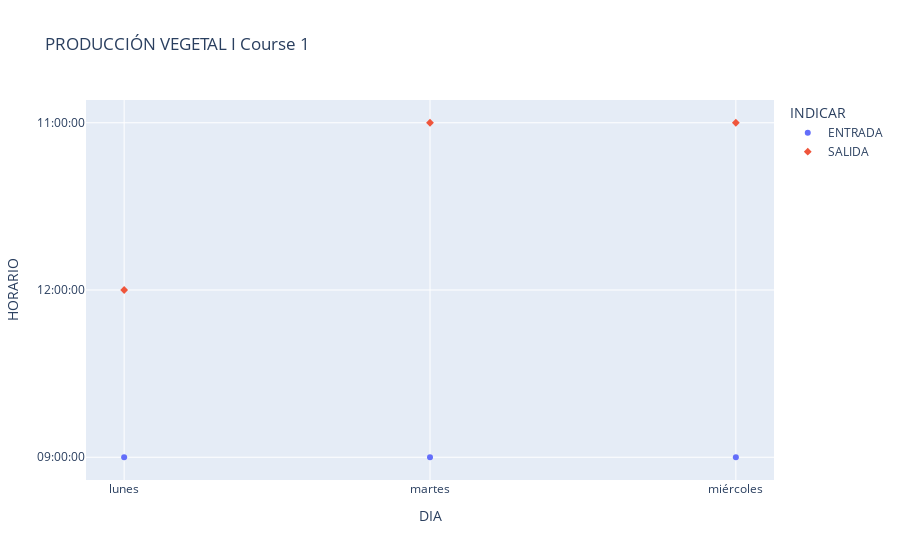
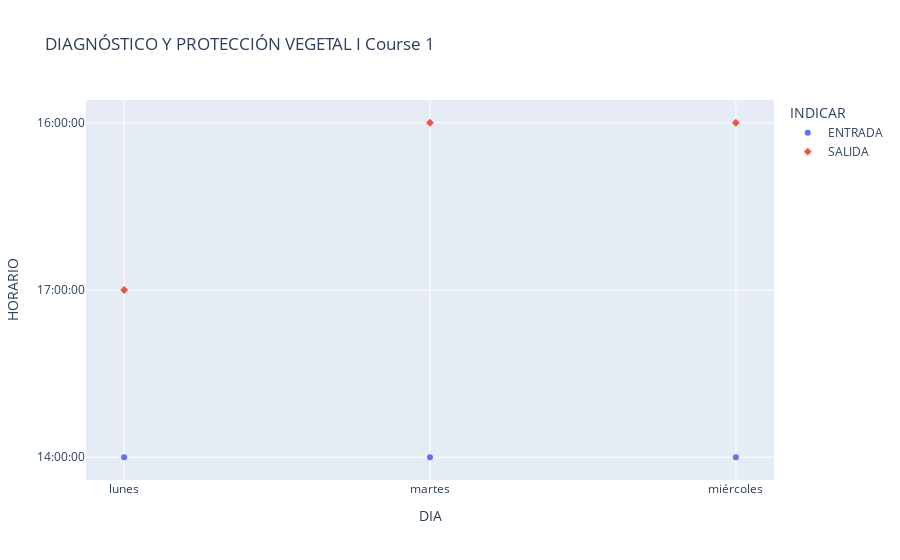
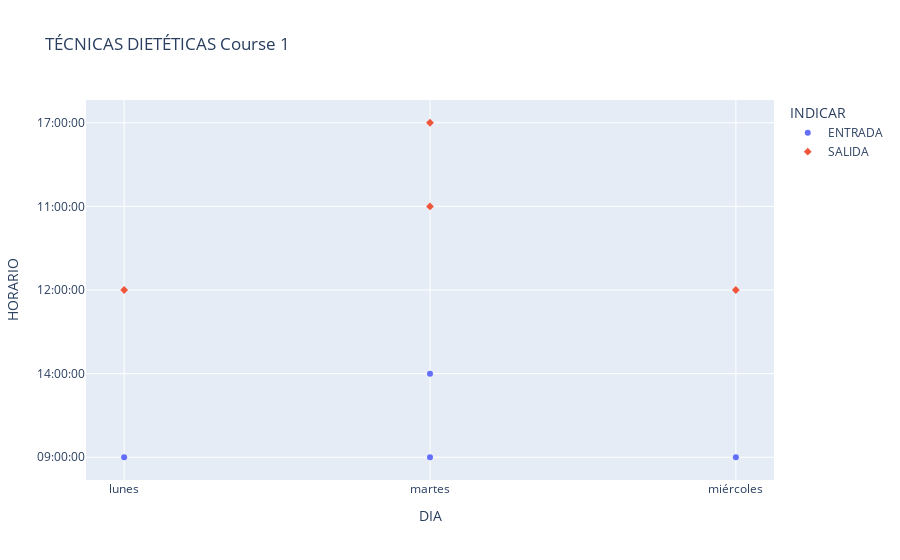
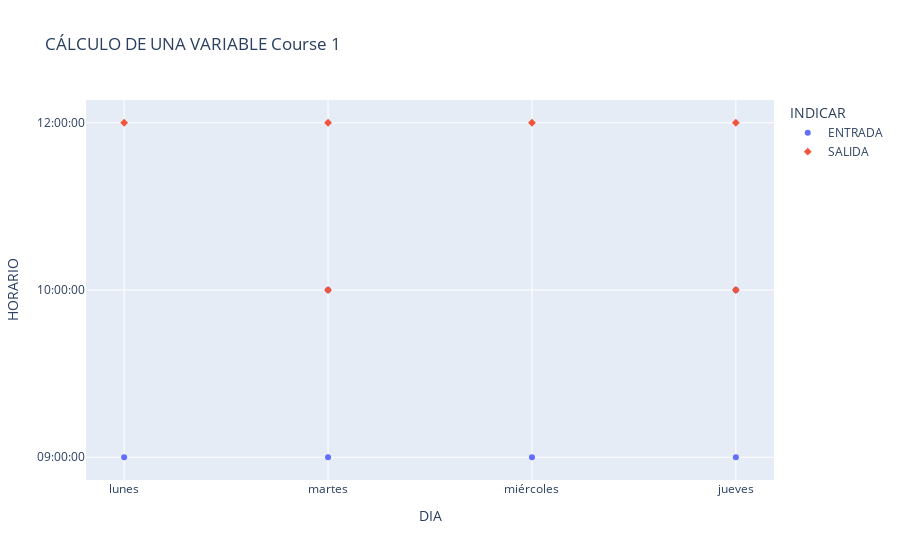

Notebook code for these charts, in order:
### Code cell
import plotly.express as px
materias = list(df_H_p.NOMBRE.unique())
for mate in materias:
    df = df_Horario[df_Horario.NOMBRE == mate]
    l_course = df.COURSE.unique()
    if 1 in l_course:
        df1 = df[df['COURSE']==1]
        fig = px.scatter(df1, x="DIA", y="HORARIO",color='INDICAR',symbol='INDICAR',hover_data=['PARALELO','CLASE'],title=f'{mate} Course 1')
        fig.show()
    if 2 in l_course:
        df2 = df[df['COURSE']==2]
        fig = px.scatter(df2, x="DIA", y="HORARIO",color='INDICAR',symbol='INDICAR',hover_data=['PARALELO','CLASE'] ,title=f'{mate} Course 2')
        fig.show()
    if 3 in l_course:
        df3 = df[df['COURSE']==3]
        fig = px.scatter(df3, x="DIA", y="HORARIO",color='INDICAR',symbol='INDICAR',hover_data=['PARALELO','CLASE'] ,title=f'{mate} Course 3')
        fig.show()
    if 4 in l_course:
        df4 = df[df['COURSE']==4]
        fig = px.scatter(df4, x="DIA", y="HORARIO",color='INDICAR',symbol='INDICAR',hover_data=['PARALELO','CLASE'] ,title=f'{mate} Course 4')
        fig.show()
    if 5 in l_course:
        df5 = df[df['COURSE']==5]
        fig = px.scatter(df5, x="DIA", y="HORARIO",color='INDICAR',symbol='INDICAR',hover_data=['PARALELO','CLASE'] ,title=f'{mate} Course 5')
        fig.show()

### Figure 1 — Plotly figure (JSON) as saved in the notebook; plotly's stock layout.template omitted (floating-point values rounded to 4 significant figures)
{"data": [{"customdata": [[1, "Teórico"], [100, "Práctico"], [1, "Teórico"]], "hovertemplate": "INDICAR=ENTRADA<br>DIA=%{x}<br>HORARIO=%{y}<br>PARALELO=%{customdata[0]}<br>CLASE=%{customdata[1]}<extra></extra>", "legendgroup": "ENTRADA", "marker": {"color": "#636efa", "symbol": "circle"}, "mode": "markers", "name": "ENTRADA", "orientation": "v", "showlegend": true, "type": "scatter", "x": ["lunes", "martes", "miércoles"], "xaxis": "x", "y": ["09:00:00", "09:00:00", "09:00:00"], "yaxis": "y"}, {"customdata": [[1, "Teórico"], [100, "Práctico"], [1, "Teórico"]], "hovertemplate": "INDICAR=SALIDA<br>DIA=%{x}<br>HORARIO=%{y}<br>PARALELO=%{customdata[0]}<br>CLASE=%{customdata[1]}<extra></extra>", "legendgroup": "SALIDA", "marker": {"color": "#EF553B", "symbol": "diamond"}, "mode": "markers", "name": "SALIDA", "orientation": "v", "showlegend": true, "type": "scatter", "x": ["lunes", "martes", "miércoles"], "xaxis": "x", "y": ["12:00:00", "11:00:00", "11:00:00"], "yaxis": "y"}], "layout": {"legend": {"title": {"text": "INDICAR"}, "tracegroupgap": 0}, "title": {"text": "PRODUCCIÓN VEGETAL I Course 1"}, "xaxis": {"anchor": "y", "domain": [0, 1], "title": {"text": "DIA"}}, "yaxis": {"anchor": "x", "domain": [0, 1], "title": {"text": "HORARIO"}}}}

### Figure 2 — Plotly figure (JSON) as saved in the notebook; plotly's stock layout.template omitted (floating-point values rounded to 4 significant figures)
{"data": [{"customdata": [[1, "Teórico"], [100, "Práctico"], [1, "Teórico"]], "hovertemplate": "INDICAR=ENTRADA<br>DIA=%{x}<br>HORARIO=%{y}<br>PARALELO=%{customdata[0]}<br>CLASE=%{customdata[1]}<extra></extra>", "legendgroup": "ENTRADA", "marker": {"color": "#636efa", "symbol": "circle"}, "mode": "markers", "name": "ENTRADA", "orientation": "v", "showlegend": true, "type": "scatter", "x": ["lunes", "martes", "miércoles"], "xaxis": "x", "y": ["14:00:00", "14:00:00", "14:00:00"], "yaxis": "y"}, {"customdata": [[1, "Teórico"], [100, "Práctico"], [1, "Teórico"]], "hovertemplate": "INDICAR=SALIDA<br>DIA=%{x}<br>HORARIO=%{y}<br>PARALELO=%{customdata[0]}<br>CLASE=%{customdata[1]}<extra></extra>", "legendgroup": "SALIDA", "marker": {"color": "#EF553B", "symbol": "diamond"}, "mode": "markers", "name": "SALIDA", "orientation": "v", "showlegend": true, "type": "scatter", "x": ["lunes", "martes", "miércoles"], "xaxis": "x", "y": ["17:00:00", "16:00:00", "16:00:00"], "yaxis": "y"}], "layout": {"legend": {"title": {"text": "INDICAR"}, "tracegroupgap": 0}, "title": {"text": "DIAGNÓSTICO Y PROTECCIÓN VEGETAL I Course 1"}, "xaxis": {"anchor": "y", "domain": [0, 1], "title": {"text": "DIA"}}, "yaxis": {"anchor": "x", "domain": [0, 1], "title": {"text": "HORARIO"}}}}

### Figure 3 — Plotly figure (JSON) as saved in the notebook; plotly's stock layout.template omitted (floating-point values rounded to 4 significant figures)
{"data": [{"customdata": [[1, "Teórico"], [100, "Práctico"], [101, "Práctico"], [1, "Teórico"]], "hovertemplate": "INDICAR=ENTRADA<br>DIA=%{x}<br>HORARIO=%{y}<br>PARALELO=%{customdata[0]}<br>CLASE=%{customdata[1]}<extra></extra>", "legendgroup": "ENTRADA", "marker": {"color": "#636efa", "symbol": "circle"}, "mode": "markers", "name": "ENTRADA", "orientation": "v", "showlegend": true, "type": "scatter", "x": ["lunes", "martes", "martes", "miércoles"], "xaxis": "x", "y": ["09:00:00", "09:00:00", "14:00:00", "09:00:00"], "yaxis": "y"}, {"customdata": [[1, "Teórico"], [100, "Práctico"], [101, "Práctico"], [1, "Teórico"]], "hovertemplate": "INDICAR=SALIDA<br>DIA=%{x}<br>HORARIO=%{y}<br>PARALELO=%{customdata[0]}<br>CLASE=%{customdata[1]}<extra></extra>", "legendgroup": "SALIDA", "marker": {"color": "#EF553B", "symbol": "diamond"}, "mode": "markers", "name": "SALIDA", "orientation": "v", "showlegend": true, "type": "scatter", "x": ["lunes", "martes", "martes", "miércoles"], "xaxis": "x", "y": ["12:00:00", "11:00:00", "17:00:00", "12:00:00"], "yaxis": "y"}], "layout": {"legend": {"title": {"text": "INDICAR"}, "tracegroupgap": 0}, "title": {"text": "TÉCNICAS DIETÉTICAS Course 1"}, "xaxis": {"anchor": "y", "domain": [0, 1], "title": {"text": "DIA"}}, "yaxis": {"anchor": "x", "domain": [0, 1], "title": {"text": "HORARIO"}}}}

### Figure 4 — Plotly figure (JSON) as saved in the notebook; plotly's stock layout.template omitted (floating-point values rounded to 4 significant figures)
{"data": [{"customdata": [[1, "Teórico"], [1, "Teórico"], [101, "Práctico"], [1, "Teórico"], [1, "Teórico"], [101, "Práctico"]], "hovertemplate": "INDICAR=ENTRADA<br>DIA=%{x}<br>HORARIO=%{y}<br>PARALELO=%{customdata[0]}<br>CLASE=%{customdata[1]}<extra></extra>", "legendgroup": "ENTRADA", "marker": {"color": "#636efa", "symbol": "circle"}, "mode": "markers", "name": "ENTRADA", "orientation": "v", "showlegend": true, "type": "scatter", "x": ["lunes", "martes", "martes", "miércoles", "jueves", "jueves"], "xaxis": "x", "y": ["09:00:00", "09:00:00", "10:00:00", "09:00:00", "09:00:00", "10:00:00"], "yaxis": "y"}, {"customdata": [[1, "Teórico"], [1, "Teórico"], [101, "Práctico"], [1, "Teórico"], [1, "Teórico"], [101, "Práctico"]], "hovertemplate": "INDICAR=SALIDA<br>DIA=%{x}<br>HORARIO=%{y}<br>PARALELO=%{customdata[0]}<br>CLASE=%{customdata[1]}<extra></extra>", "legendgroup": "SALIDA", "marker": {"color": "#EF553B", "symbol": "diamond"}, "mode": "markers", "name": "SALIDA", "orientation": "v", "showlegend": true, "type": "scatter", "x": ["lunes", "martes", "martes", "miércoles", "jueves", "jueves"], "xaxis": "x", "y": ["12:00:00", "10:00:00", "12:00:00", "12:00:00", "10:00:00", "12:00:00"], "yaxis": "y"}], "layout": {"legend": {"title": {"text": "INDICAR"}, "tracegroupgap": 0}, "title": {"text": "CÁLCULO DE UNA VARIABLE Course 1"}, "xaxis": {"anchor": "y", "domain": [0, 1], "title": {"text": "DIA"}}, "yaxis": {"anchor": "x", "domain": [0, 1], "title": {"text": "HORARIO"}}}}
